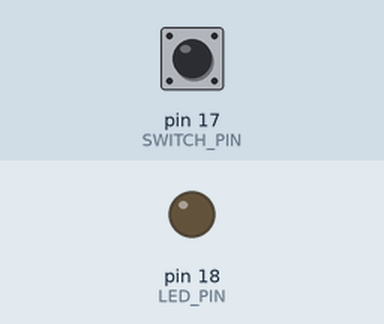
The sketch below on a simulated Arduino Uno, built with avr-gcc and run on an emulated ATmega328P. Parts: output pins drawn as LEDs (lit = HIGH). The inputs (shaded band) are chosen by the test bench; at power-on: pin 17 (SWITCH_PIN) LOW.

Above: at 1.2 s.
1.3 s: pin 17 (SWITCH_PIN) pulled HIGH for 0.15 s
At 1.37 s:
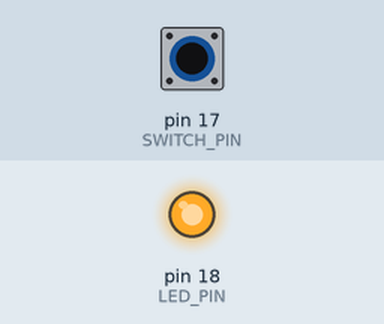
2.9 s: pin 17 (SWITCH_PIN) pulled HIGH for 3.2 s
At 7.2 s:
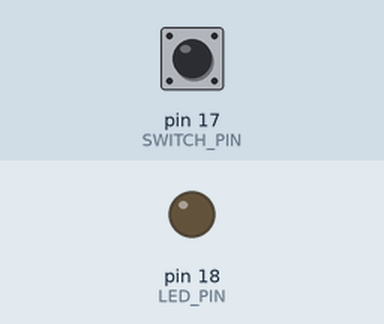
Timing chart, 0 to 8.7 s (numbered marks = the images above; inputs shaded):
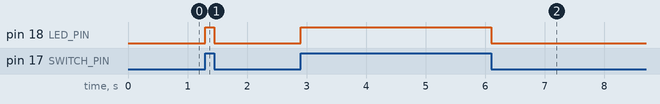

Measured:
- after the input at 1.3 s, pin 18 (LED_PIN): LOW → HIGH at once, → LOW 0.15 s later
- after the input at 2.9 s, pin 18 (LED_PIN): LOW → HIGH at once, → LOW 3.2 s later

The sketch:

modul1Kegiatan2.ino
```cpp
const int LED_PIN = 18;
const int SWITCH_PIN = 17;

int switchState = 0;

void setup() {
  // put your setup code here, to run once:
  Serial.begin(9600);
  pinMode(SWITCH_PIN, INPUT);
  pinMode(LED_PIN, OUTPUT);
}

void loop() {
  switchState = digitalRead(SWITCH_PIN);
  if(switchState == HIGH){
    digitalWrite(LED_PIN, HIGH);
  } else{
    digitalWrite(LED_PIN, LOW);
  }
}
```
